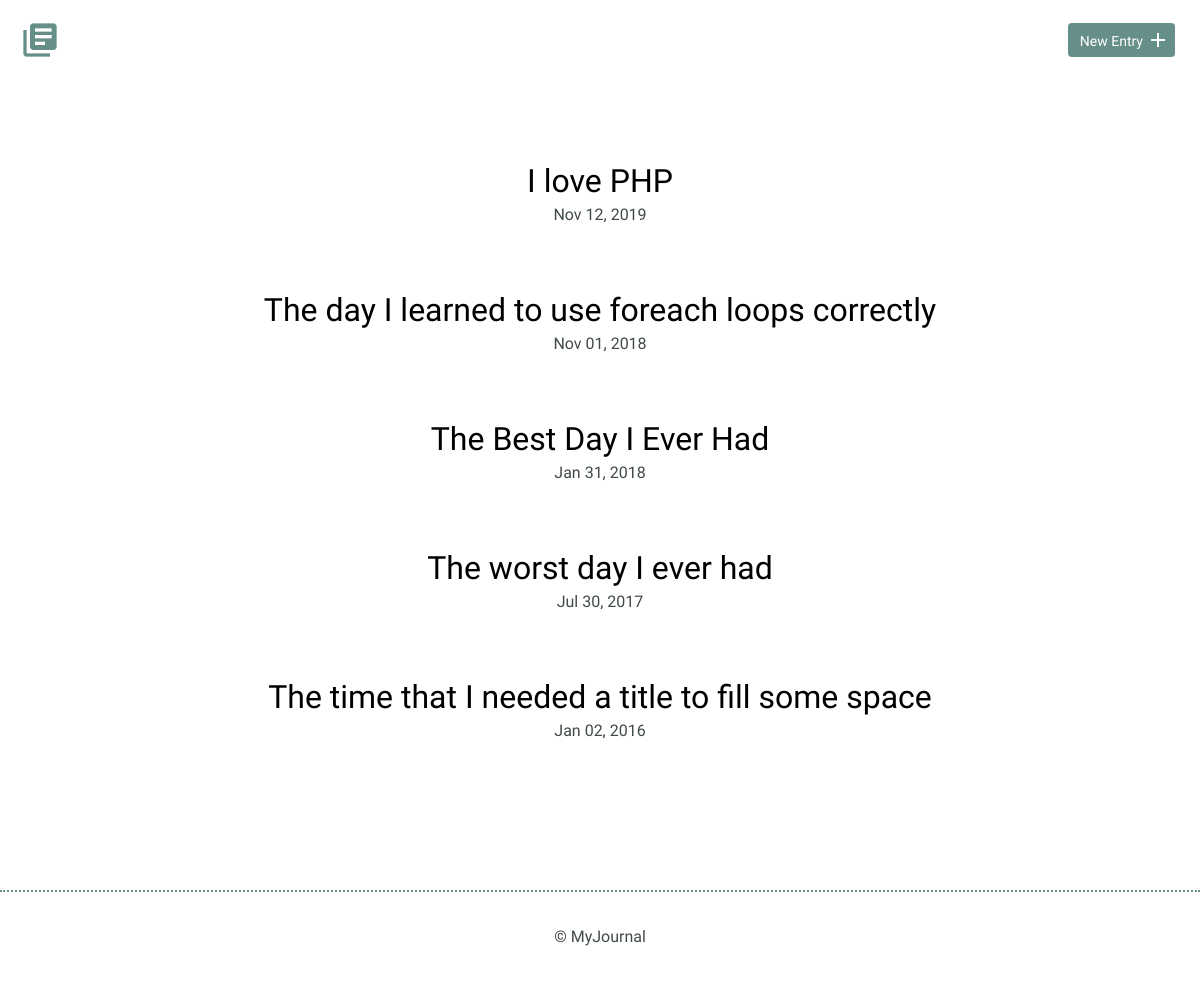
Before: / with the older database file.
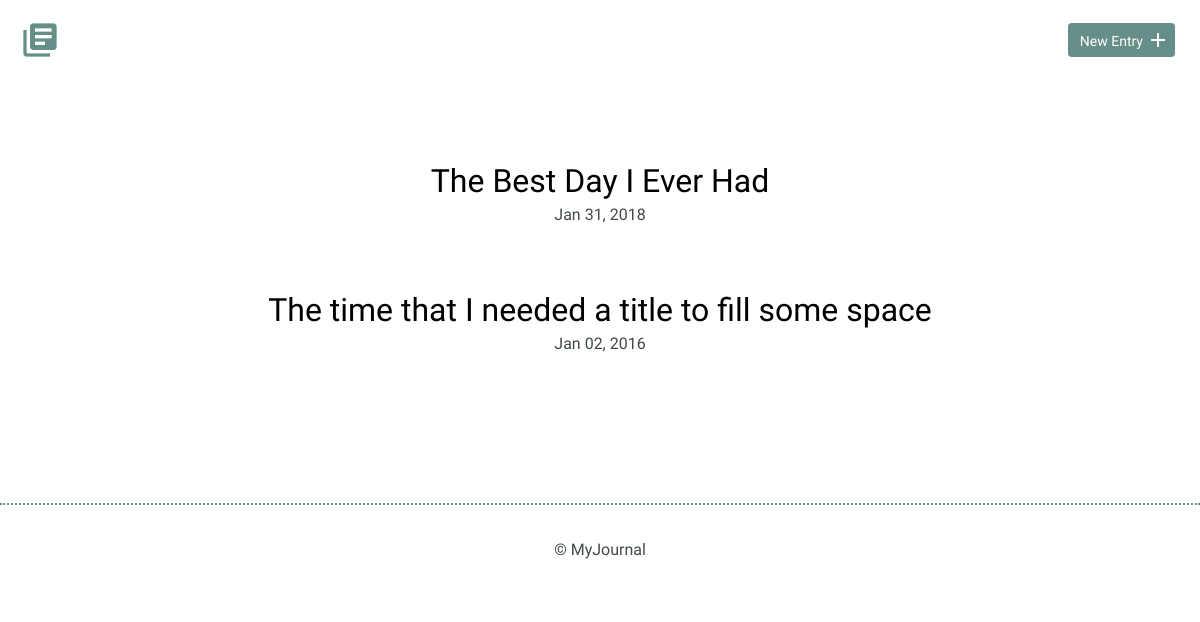
After: the same page with the newer database file.
### tables this page shows
CREATE TABLE "entries" (
	`id`	INTEGER,
	`title`	TEXT,
	`date`	TEXT,
	`time_spent`	INTEGER,
	`learned`	BLOB,
	`resources`	BLOB,
	PRIMARY KEY(`id`)
);

### inc/db_fetch.php (called while the page is built)
<?php
    function db_fetch(){
        include('db_connection.php');
        $sql = "SELECT `id`, `title`, `date` FROM `entries`";
        $pdo = $db->prepare($sql);
        $pdo->execute();
        $results = $pdo->fetchAll(PDO::FETCH_ASSOC);
        return $results;
    };
?>

### index.php (the view, shortened to what this page needs)
<!DOCTYPE html>
<html>
    <head>
        <link rel="stylesheet" href="css/normalize.css">
        <link rel="stylesheet" href="css/site.css">
    </head>
    <body>
        <?php
            include("header.php");
        ?>
        <section>
            <div class="container">
                <div class="entry-list">
                    <?php
                        include('inc/db_fetch.php');
                        $result = db_fetch();
                        uasort($result, "date_sort");
                        foreach($result as $key => $result){
                            echo "<article>";
                            echo "<h2><a href='detail.php?id=$result[id]'>$result[title]</a></h2>";
                            echo "<time datetime=$result[date]>" . date_format(new DateTime($result['date']), 'M d, Y') . "</time>";
                            echo "</article>";
                        }
                    ?>
                </div>
            </div>
        </section>
        <?php
            include("footer.php");
        ?>
    </body>
</html>

### header.php
<header>
    <div class="container">
        <div class="site-header">
            <a class="logo" href="index.php"><i class="material-icons">library_books</i></a>
            <a class="button icon-right" href="new.php"><span>New Entry</span> <i class="material-icons">add</i></a>
        </div>
    </div>
</header>

### footer.php
<footer>
    <div>
        &copy; MyJournal
    </div>
</footer>

### css/site.css (style rules this page uses)
body { font-size: 16px; color: #404a49; font-family: 'Cousine', serif; font-weight: 400; }
.container { margin: 0 auto; padding: 0 25px; }
header .site-header { margin: 0 auto; height: 95px; }
header .logo i { color: #678f89; margin: 20px 0 0 -5px; float: left; font-size: 40px; }
header .button { float: right; margin: 33px 0 0 0; }
footer { text-align: center; padding: 35px 0; border-top: 2px dotted #678f89; }
.button { padding: 8px 10px 6px 10px; background: #678f89; border: 2px solid #678f89; border-radius: 4px; text-decoration: none; color: #FFF; position: relative; text-align: center; font-size: 14px; }
.button.icon-right { padding-right: 30px; top: -10px; }
.button.icon-right i { position: absolute; top: 3px; right: 3px; }
h1, h2, h3 { margin: 0; font-weight: 400; line-height: 1em; color: #000; }
h2 { font-size: 32px; }
h2 a { text-decoration: none; color: #000; }
.entry-list, .edit-entry, .new-entry { max-width: 800px; margin: 0 auto; padding: 70px 0 150px 0; }
.entry-list article { margin-bottom: 70px; text-align: center; }
.entry-list article:last-child { margin-bottom: 0; }
.entry-list article h2 { margin-bottom: 8px; }

Changed rows visible on the page:
removed entries: title "I love PHP", date "Nov 12, 2019"
removed entries: title "The day I learned to use foreach loops correctly", date "Nov 01, 2018"
removed entries: title "The worst day I ever had", date "Jul 30, 2017"
